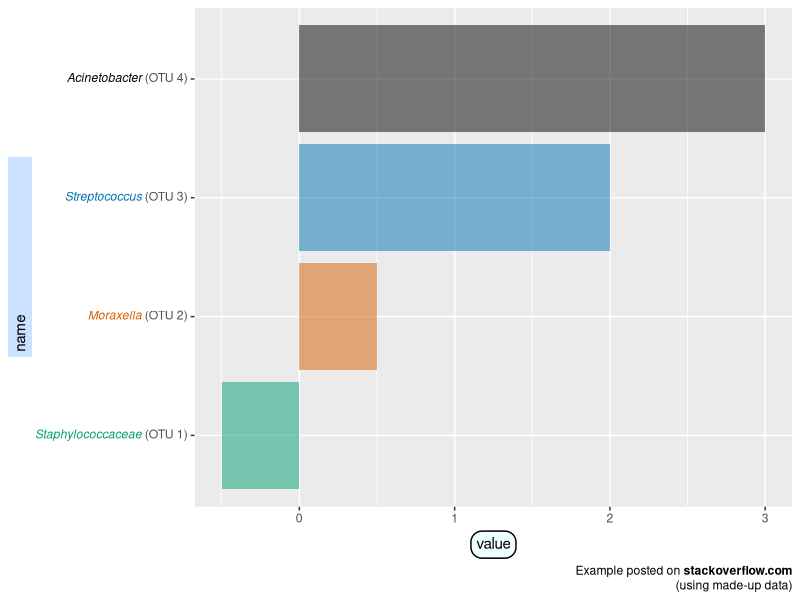

Write the R code that produced this figure.
## ---- chunk 1
library(tidyverse)
library(ggtext)
library(glue)
library(magrittr)
data <- tibble(
  bactname = c("Staphylococcaceae", "Moraxella", "Streptococcus", "Acinetobacter"),
  OTUname = c("OTU 1", "OTU 2", "OTU 3", "OTU 4"),
  value = c(-0.5, 0.5, 2, 3)
)

# 对bactname 进行修饰
data %<>% mutate(
  color = c("#009E73", "#D55E00", "#0072B2", "#000000"),
  name = glue("<i style='color:{color}'>{bactname}</i> ({OTUname})"),  #着色
  name = fct_reorder(name, value)
)  
data %>%
  ggplot(aes(value, name, fill = color)) + 
  geom_col(alpha = 0.5) + 
  scale_fill_identity() +
  # **markdown加粗**   <br> 换行
  labs(caption = "Example posted on **stackoverflow.com**<br>(using made-up data)") +
  theme(
    axis.text.y = element_markdown(),
    plot.caption = element_markdown(lineheight = 1.2),
    axis.title.x = element_textbox_simple(
      width = NULL,
      padding = margin(4, 4, 4, 4),
      margin = margin(4, 0, 0, 0),
      linetype = 1,
      r = grid::unit(8, "pt"),
      fill = "azure1"
    ),
    axis.title.y = element_textbox_simple(
      # hjust = 0,
      orientation = "left-rotated",
      minwidth = unit(1, "in"),
      maxwidth = unit(2, "in"),
      padding = margin(4, 4, 2, 4),
      margin = margin(0, 0, 2, 0),
      fill = "lightsteelblue1"
    )
  )
